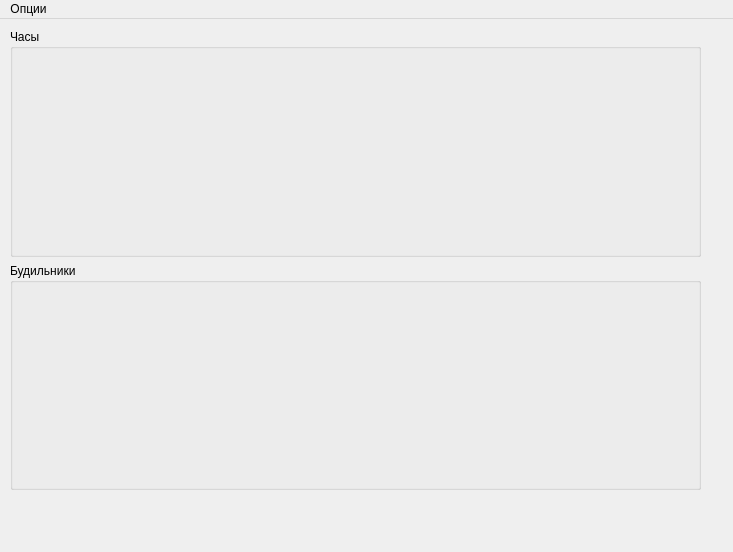
<?xml version="1.0" encoding="UTF-8"?>
<ui version="4.0">
 <class>MainWindow</class>
 <widget class="QMainWindow" name="MainWindow">
  <property name="geometry">
   <rect>
    <x>0</x>
    <y>0</y>
    <width>733</width>
    <height>552</height>
   </rect>
  </property>
  <property name="windowTitle">
   <string>MainWindow</string>
  </property>
  <widget class="QWidget" name="centralwidget">
   <widget class="QWidget" name="verticalLayoutWidget">
    <property name="geometry">
     <rect>
      <x>10</x>
      <y>10</y>
      <width>691</width>
      <height>461</height>
     </rect>
    </property>
    <layout class="QVBoxLayout" name="verticalLayout">
     <item>
      <widget class="QGroupBox" name="ClocksBox">
       <property name="title">
        <string>Часы</string>
       </property>
      </widget>
     </item>
     <item>
      <widget class="QGroupBox" name="TimersBox">
       <property name="title">
        <string>Будильники</string>
       </property>
      </widget>
     </item>
    </layout>
   </widget>
  </widget>
  <widget class="QMenuBar" name="menubar">
   <property name="geometry">
    <rect>
     <x>0</x>
     <y>0</y>
     <width>733</width>
     <height>21</height>
    </rect>
   </property>
   <widget class="QMenu" name="menu">
    <property name="title">
     <string>Опции</string>
    </property>
    <addaction name="action"/>
   </widget>
   <addaction name="menu"/>
  </widget>
  <action name="action">
   <property name="text">
    <string>Добавить будильник</string>
   </property>
  </action>
 </widget>
 <resources/>
 <connections/>
</ui>
